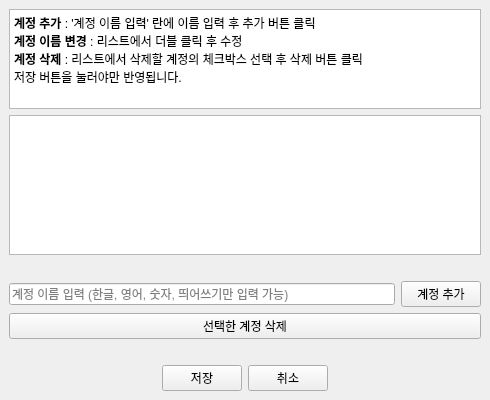
<?xml version="1.0" encoding="UTF-8"?>
<ui version="4.0">
 <class>AccountSettings</class>
 <widget class="QMainWindow" name="AccountSettings">
  <property name="geometry">
   <rect>
    <x>0</x>
    <y>0</y>
    <width>490</width>
    <height>400</height>
   </rect>
  </property>
  <property name="windowTitle">
   <string>MainWindow</string>
  </property>
  <widget class="QWidget" name="centralwidget">
   <layout class="QVBoxLayout" name="verticalLayout">
    <item>
     <widget class="QTextEdit" name="textEdit">
      <property name="enabled">
       <bool>true</bool>
      </property>
      <property name="sizePolicy">
       <sizepolicy hsizetype="Expanding" vsizetype="Fixed">
        <horstretch>0</horstretch>
        <verstretch>0</verstretch>
       </sizepolicy>
      </property>
      <property name="maximumSize">
       <size>
        <width>16777215</width>
        <height>100</height>
       </size>
      </property>
      <property name="undoRedoEnabled">
       <bool>true</bool>
      </property>
      <property name="readOnly">
       <bool>true</bool>
      </property>
      <property name="html">
       <string>&lt;!DOCTYPE HTML PUBLIC &quot;-//W3C//DTD HTML 4.0//EN&quot; &quot;http://www.w3.org/TR/REC-html40/strict.dtd&quot;&gt;
&lt;html&gt;&lt;head&gt;&lt;meta name=&quot;qrichtext&quot; content=&quot;1&quot; /&gt;&lt;meta charset=&quot;utf-8&quot; /&gt;&lt;style type=&quot;text/css&quot;&gt;
p, li { white-space: pre-wrap; }
hr { height: 1px; border-width: 0; }
li.unchecked::marker { content: &quot;\2610&quot;; }
li.checked::marker { content: &quot;\2612&quot;; }
&lt;/style&gt;&lt;/head&gt;&lt;body style=&quot; font-family:'맑은 고딕'; font-size:9pt; font-weight:400; font-style:normal;&quot;&gt;
&lt;p style=&quot; margin-top:0px; margin-bottom:0px; margin-left:0px; margin-right:0px; -qt-block-indent:0; text-indent:0px;&quot;&gt;&lt;span style=&quot; font-weight:700;&quot;&gt;계정 추가&lt;/span&gt; : '계정 이름 입력' 란에 이름 입력 후 추가 버튼 클릭&lt;/p&gt;
&lt;p style=&quot; margin-top:0px; margin-bottom:0px; margin-left:0px; margin-right:0px; -qt-block-indent:0; text-indent:0px;&quot;&gt;&lt;span style=&quot; font-weight:700;&quot;&gt;계정 이름 변경&lt;/span&gt; : 리스트에서 더블 클릭 후 수정&lt;/p&gt;
&lt;p style=&quot; margin-top:0px; margin-bottom:0px; margin-left:0px; margin-right:0px; -qt-block-indent:0; text-indent:0px;&quot;&gt;&lt;span style=&quot; font-weight:700;&quot;&gt;계정 삭제&lt;/span&gt; : 리스트에서 삭제할 계정의 체크박스 선택 후 삭제 버튼 클릭&lt;/p&gt;
&lt;p style=&quot; margin-top:0px; margin-bottom:0px; margin-left:0px; margin-right:0px; -qt-block-indent:0; text-indent:0px;&quot;&gt;저장 버튼을 눌러야만 반영됩니다.&lt;/p&gt;&lt;/body&gt;&lt;/html&gt;</string>
      </property>
     </widget>
    </item>
    <item>
     <widget class="QListWidget" name="account_list"/>
    </item>
    <item>
     <spacer name="verticalSpacer_2">
      <property name="orientation">
       <enum>Qt::Vertical</enum>
      </property>
      <property name="sizeType">
       <enum>QSizePolicy::Fixed</enum>
      </property>
      <property name="sizeHint" stdset="0">
       <size>
        <width>20</width>
        <height>20</height>
       </size>
      </property>
     </spacer>
    </item>
    <item>
     <layout class="QHBoxLayout" name="horizontalLayout_2">
      <item>
       <widget class="QLineEdit" name="account_name_line">
        <property name="text">
         <string/>
        </property>
        <property name="placeholderText">
         <string>계정 이름 입력 (한글, 영어, 숫자, 띄어쓰기만 입력 가능)</string>
        </property>
       </widget>
      </item>
      <item>
       <widget class="QPushButton" name="add_btn">
        <property name="text">
         <string>계정 추가</string>
        </property>
       </widget>
      </item>
     </layout>
    </item>
    <item>
     <widget class="QPushButton" name="delete_btn">
      <property name="text">
       <string>선택한 계정 삭제</string>
      </property>
     </widget>
    </item>
    <item>
     <spacer name="verticalSpacer">
      <property name="orientation">
       <enum>Qt::Vertical</enum>
      </property>
      <property name="sizeType">
       <enum>QSizePolicy::Fixed</enum>
      </property>
      <property name="sizeHint" stdset="0">
       <size>
        <width>20</width>
        <height>20</height>
       </size>
      </property>
     </spacer>
    </item>
    <item>
     <layout class="QHBoxLayout" name="horizontalLayout">
      <item>
       <spacer name="horizontalSpacer_2">
        <property name="orientation">
         <enum>Qt::Horizontal</enum>
        </property>
        <property name="sizeHint" stdset="0">
         <size>
          <width>40</width>
          <height>20</height>
         </size>
        </property>
       </spacer>
      </item>
      <item>
       <widget class="QPushButton" name="save_btn">
        <property name="text">
         <string>저장</string>
        </property>
       </widget>
      </item>
      <item>
       <widget class="QPushButton" name="cancel_btn">
        <property name="text">
         <string>취소</string>
        </property>
       </widget>
      </item>
      <item>
       <spacer name="horizontalSpacer_3">
        <property name="orientation">
         <enum>Qt::Horizontal</enum>
        </property>
        <property name="sizeHint" stdset="0">
         <size>
          <width>40</width>
          <height>20</height>
         </size>
        </property>
       </spacer>
      </item>
     </layout>
    </item>
   </layout>
  </widget>
 </widget>
 <resources/>
 <connections/>
</ui>
